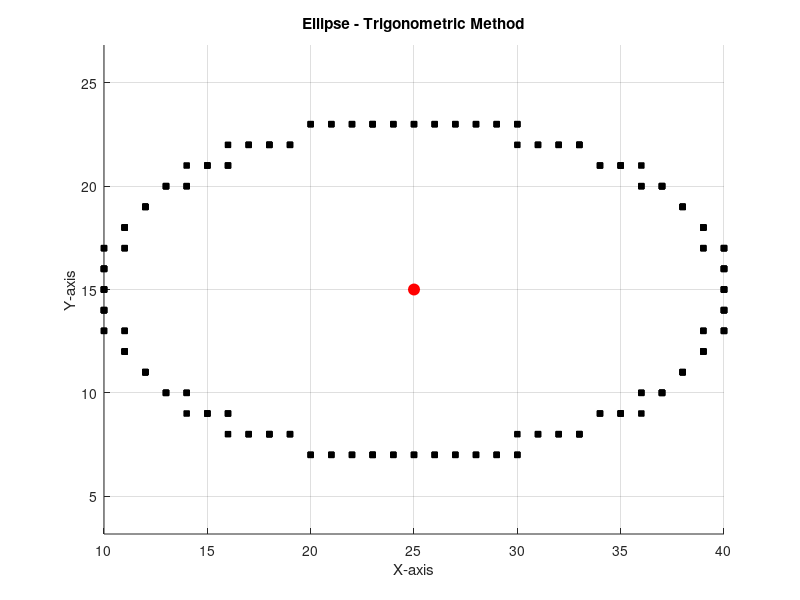

Source code (MATLAB):
clc; clear; close all;

RX = 15;
RY = 8;
CX = 25;
CY = 15;
NUM_POINTS = 200;

figure;
hold on;
grid on;
axis equal;
title('Ellipse - Trigonometric Method');
xlabel('X-axis');
ylabel('Y-axis');

THETA = linspace(0, 2*pi, NUM_POINTS);
X_VALS = [];
Y_VALS = [];

for T = THETA
    X = round(CX + RX * cos(T));
    Y = round(CY + RY * sin(T));
    X_VALS = [X_VALS X];
    Y_VALS = [Y_VALS Y];
end

plot(X_VALS, Y_VALS, 'ks', 'MarkerSize', 4, 'MarkerFaceColor', 'k');
plot(CX, CY, 'ro', 'MarkerSize', 8, 'MarkerFaceColor', 'r');
